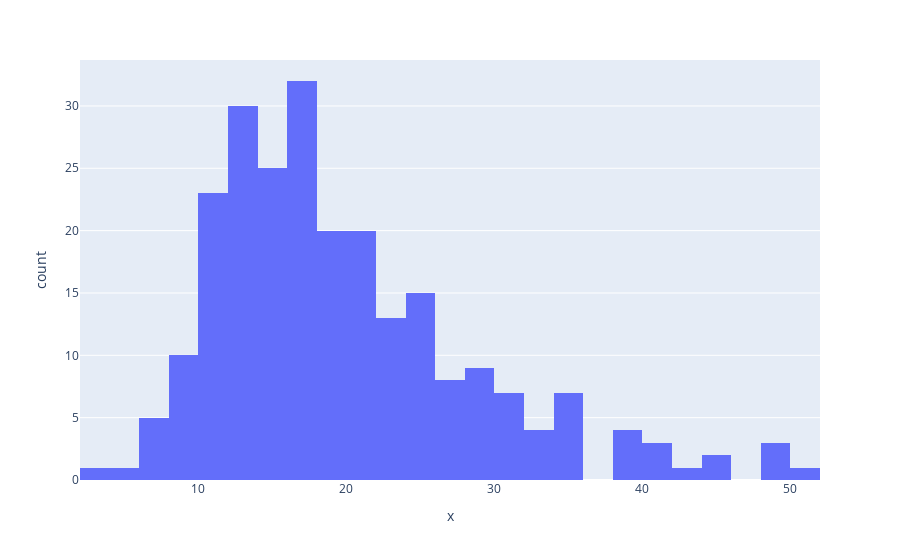

Notebook cell for this chart:
### Code cell
pltx.histogram(x=df.total_bill)

### Figure 1 — Plotly figure (JSON) as saved in the notebook; plotly's stock layout.template omitted (floating-point values rounded to 4 significant figures; data arrays with more than 128 entries replaced by an {"elided": "..."} marker saying what was removed)
{"data": [{"alignmentgroup": "True", "bingroup": "x", "hovertemplate": "x=%{x}<br>count=%{y}<extra></extra>", "legendgroup": "", "marker": {"color": "#636efa", "pattern": {"shape": ""}}, "name": "", "offsetgroup": "", "orientation": "v", "showlegend": false, "type": "histogram", "x": {"elided": "244 float values"}, "xaxis": "x", "yaxis": "y"}], "layout": {"barmode": "relative", "legend": {"tracegroupgap": 0}, "margin": {"t": 60}, "xaxis": {"anchor": "y", "domain": [0, 1], "title": {"text": "x"}}, "yaxis": {"anchor": "x", "domain": [0, 1], "title": {"text": "count"}}}}
